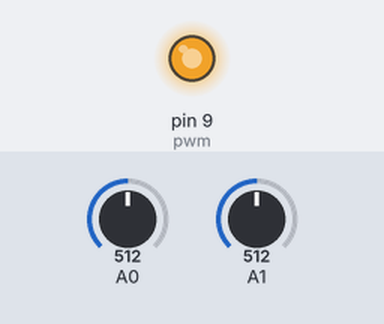
Simulated run of this sketch. Board: Arduino Mega 2560, built with avr-gcc and run on an emulated ATmega2560. Shown: output pins drawn as LEDs (lit = HIGH). The test bench sets the inputs (shaded band); at power-on: A0 = 512, A1 = 512.

Above: at 0.1 s.
Timing chart, 0 to 1.6 s (numbered marks = the images above):
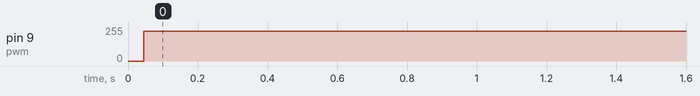

The sketch:

KalmanFilter.ino
```cpp
//////////////////////////////////////////////
// Kalman filter - Buck Converter Project
// Joshua Silver & Jordyn Watkins
// June 8, 2021
// ENGR 454
// Professor: Dr. Frohne
//////////////////////////////////////////////

// Define Variables and dependences
int pwm = 9;
float Vout;
float Vin=4.3;
float il;
float Vscale = (2*Vin)/1023; // (2*Vin)/1023 Where Vin = 4.4V read off of the Arduino
float Rc = 1.09; //Current Sense Resistor
int serCount = 0;

float Vset = 5; //Input based off of USB Power
float Vos; // Offset Voltage from Desired Vout
float Voutprev;

int   DD = (255*Vset)/Vin;
float Dd = 0; //Duty Cycle
float dd = 0; //feedback

float timer;
int A11 = 0;
int A12 = -1000;
int A21 = 10000;
int A22 = -386;
int B_1 = 10000;
int B_2 = 0;
float ilhat = 0.5;
float vchat = 5;
float K1[] = {-0.0298,-0.11}; //the K in K*y[k]
float K2[] ={0.0000005,0.00001485}; //the K in (A-KC)*x_hat[k]

// Enter Feeback Here
// Poles [-5.8497E3,-5.1882E3]
// G = [g1 , g2] - found from Matlab
float G[] = {-1.1397,-0.3595};

void setup()
{
  // Setting pin 9 to PMW to operate at max frequency
  TCCR1B = TCCR1B & 0b11111000 | 0b00000001;
  pinMode(pwm, OUTPUT);
  Serial.begin(9600);
}

void loop()
{
  timer = 0.00042;

  // Read State Variables
  Vout = analogRead(A0)*Vscale;
  il   = (analogRead(A1)*Vscale-Vout)/Rc;

  ilhat = ((A11-B_1*G[0])*timer+1)*ilhat+(A12-K2[0]-B_1*G[1])*timer*vchat+K1[0]*timer*Vout;
  vchat = ((A21-B_2*G[0])*timer)*ilhat+((A22-K2[1]-B_2*G[1])*timer+1)*vchat+K1[1]*timer*Vout;

  // Calculate Duty Cycle
  Vos = (vchat - Vset);
  dd = (-G[0]*ilhat-G[1]*Vos)*255;
  Dd = DD + dd;

  // Ensure that Duty Cycle is in Range

  if (0 < Dd < 256)
    analogWrite(pwm, Dd);
  if (Dd < 0) //If PMW below min input
    analogWrite(pwm, 20);
  if (Dd > 255) //If PMW above max input
    analogWrite(pwm, 230);


//   Serial Print every ~2s
//  if (serCount == 10000)
//  {
//    Serial.print("V_out: ");
//    Serial.println(Vout);
//    Serial.print("V Desired: "); //Voffset
//    Serial.println(Vos);
//    Serial.print("I_l: ");
//    Serial.println(il);
//    Serial.print("I_l: ");
//    Serial.println(ilhat);
//    Serial.print("I_l error: ");
//    Serial.println(ilhat-il);
//    Serial.print("Duty Cycle: ");
//    Serial.println(Dd);
//    Serial.print("Large Signal: ");
//    Serial.println(DD);
//    Serial.print("Feedback: ");
//    Serial.println(dd);
//    Serial.print("\n\n\n\n\n\n\n\n"); //Poor Mans Clear Screen
//    serCount = 0;
//    }
//  else
//    serCount++;
}
```

Measured:
- by itself, pin 9 (pwm): 0/255 → 223/255 at 0.04 s
